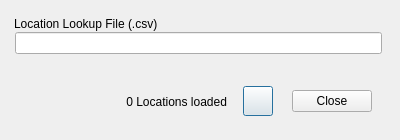
<?xml version="1.0" encoding="UTF-8"?>
<ui version="4.0">
 <class>optionsDialog</class>
 <widget class="QDialog" name="optionsDialog">
  <property name="geometry">
   <rect>
    <x>0</x>
    <y>0</y>
    <width>400</width>
    <height>140</height>
   </rect>
  </property>
  <property name="windowTitle">
   <string>Options</string>
  </property>
  <widget class="QLabel" name="locationCountLabel">
   <property name="geometry">
    <rect>
     <x>116</x>
     <y>92</y>
     <width>111</width>
     <height>20</height>
    </rect>
   </property>
   <property name="text">
    <string>0 Locations loaded</string>
   </property>
   <property name="alignment">
    <set>Qt::AlignRight|Qt::AlignTrailing|Qt::AlignVCenter</set>
   </property>
  </widget>
  <widget class="QPushButton" name="reloadButton">
   <property name="geometry">
    <rect>
     <x>243</x>
     <y>86</y>
     <width>30</width>
     <height>30</height>
    </rect>
   </property>
   <property name="text">
    <string/>
   </property>
   <property name="icon">
    <iconset resource="sartopo_address.qrc">
     <normaloff>:/sartopo_address/reload-icon.png</normaloff>:/sartopo_address/reload-icon.png</iconset>
   </property>
   <property name="iconSize">
    <size>
     <width>24</width>
     <height>24</height>
    </size>
   </property>
  </widget>
  <widget class="QLineEdit" name="locationFileField">
   <property name="geometry">
    <rect>
     <x>15</x>
     <y>32</y>
     <width>367</width>
     <height>22</height>
    </rect>
   </property>
  </widget>
  <widget class="QLabel" name="label">
   <property name="geometry">
    <rect>
     <x>14</x>
     <y>16</y>
     <width>156</width>
     <height>16</height>
    </rect>
   </property>
   <property name="text">
    <string>Location Lookup File (.csv)</string>
   </property>
  </widget>
  <widget class="QDialogButtonBox" name="buttonBox">
   <property name="geometry">
    <rect>
     <x>283</x>
     <y>87</y>
     <width>97</width>
     <height>28</height>
    </rect>
   </property>
   <property name="standardButtons">
    <set>QDialogButtonBox::Close</set>
   </property>
   <property name="centerButtons">
    <bool>true</bool>
   </property>
  </widget>
 </widget>
 <resources>
  <include location="sartopo_address.qrc"/>
 </resources>
 <connections>
  <connection>
   <sender>reloadButton</sender>
   <signal>clicked()</signal>
   <receiver>optionsDialog</receiver>
   <slot>reload()</slot>
   <hints>
    <hint type="sourcelabel">
     <x>263</x>
     <y>114</y>
    </hint>
    <hint type="destinationlabel">
     <x>320</x>
     <y>159</y>
    </hint>
   </hints>
  </connection>
 </connections>
 <slots>
  <slot>reload()</slot>
 </slots>
</ui>
